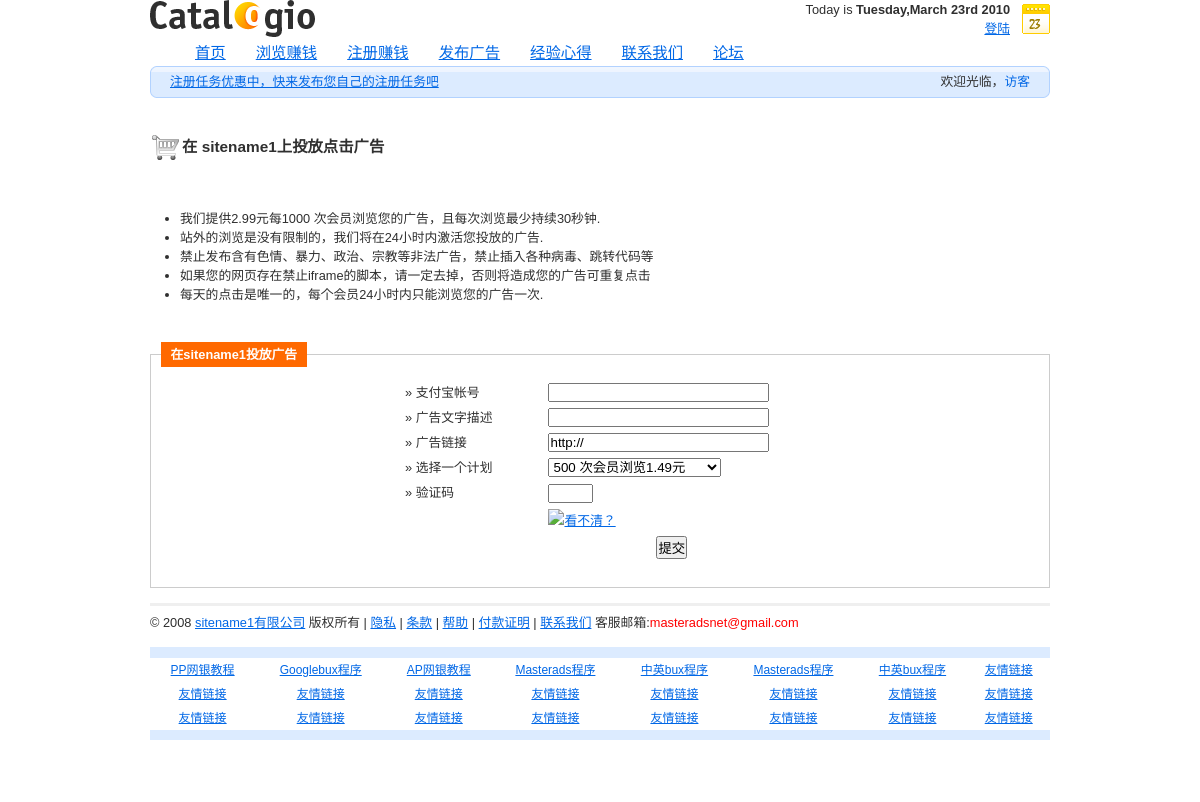
The page /advertise.php on the database its author committed.
### tables this page shows
CREATE TABLE IF NOT EXISTS `tb_site` (
  `id` varchar(11) NOT NULL DEFAULT '',
  `sitename` varchar(30) NOT NULL DEFAULT '',
  `sitepp` varchar(30) NOT NULL DEFAULT '',
  KEY `id` (`id`)
);

CREATE TABLE IF NOT EXISTS `tb_config` (
  `id` int(11) NOT NULL AUTO_INCREMENT,
  `item` varchar(15) NOT NULL DEFAULT '',
  `howmany` varchar(15) NOT NULL DEFAULT '',
  `price` varchar(150) NOT NULL DEFAULT '',
  `signupvalue` varchar(150) NOT NULL DEFAULT '',
  KEY `id` (`id`)
);

### advertise.php (the view, shortened to what this page needs)
<?php include('header.php'); ?>
        <br>
        <h3>
<img border="0" src="images/orders.gif" align="absmiddle" width="32" height="32"><span style="font-weight: bold">在
<?php include('sitename.php'); ?>
上投放点击广告</span></h3>
<br>
<ul><li>我们提供<?php include('config.php');
		$sql = "SELECT * FROM tb_config WHERE item='hits' and howmany='1000'";
		$result = mysql_query($sql);
		$row = mysql_fetch_array($result);
 echo $row["price"]; ?>元每<?php
$sql = "SELECT * FROM tb_config WHERE item='hits' and howmany='1000'";
$result = mysql_query($sql);
$row = mysql_fetch_array($result);
echo $row["howmany"];
?> 次会员浏览您的广告，且每次浏览最少持续30秒钟.</li>
<li>站外的浏览是没有限制的，我们将在24小时内激活您投放的广告.</li>
<li>禁止发布含有色情、暴力、政治、宗教等非法广告，禁止插入各种病毒、跳转代码等</li>
<li>如果您的网页存在禁止iframe的脚本，请一定去掉，否则将造成您的广告可重复点击</li>
<li>每天的点击是唯一的，每个会员24小时内只能浏览您的广告一次.
</ul>
<br>
<div align="center"><div id="form"onKeyUp="highlight(event)" onClick="highlight(event)">
<fieldset><legend>&nbsp;在<?php include('sitename.php');?>投放广告&nbsp;</legend>
<form method="post" action="advertise.php">
<table width="400" border="0" align="center">
  <tr>
    <td width="150" align="left"><p><label>» 支付宝帐号 </label></p></td>
    <td width="250" align="left"><input type="text" name="pemail" size="25" maxlength="100" autocomplete="off" class="field" value="" tabindex="1" /></td>
  </tr>
  <tr>
    <td width="150" align="left"><p><label>» 广告文字描述</label></p></td>
    <td width="250" align="left"><input type="text" name="description" size="25" maxlength="100" autocomplete="off" class="field" value="" tabindex="2" /></td>
  </tr>
  <tr>
    <td width="150" align="left"><p><label>» 广告链接</label></p></td>
    <td width="250" align="left"><input type="text" name="url" size="25" maxlength="150" autocomplete="off" class="field" value="http://" tabindex="3" /></td>
  </tr>
  <tr>
    <td width="150" align="left"><p><label>» 选择一个计划</label></p></td>
<td width="250" align="left"><select name="plan" class="combo" tabindex="4" />
<option value="<?php
$sql = "SELECT * FROM tb_config WHERE item='hits' and howmany='500'";
$result = mysql_query($sql);
$row = mysql_fetch_array($result);
echo $row["howmany"];
?>"><?php echo $row["howmany"] ?> 次会员浏览<?php echo $row["price"] ?>元</option>
</select></td>
  </tr>
  <tr>
    <td width="150" align="left"><p><label>» 验证码 </label></p></td>
    <td width="250" align="left"><input type='text' size='3' maxlength='3' name='code' autocomplete="off" class="securitycode" value="" tabindex="5" /></td>
  </tr>
  <tr>
    <td width="150" align="left">&nbsp;</td>
    <td width="250" align="left"><img id="securitycode" src="image.php?<?php echo $res; ?>" /><a id="changimg" href="javascript:change()">看不清？</a></td>
  </tr>
  <tr>
    <td width="150" align="left">&nbsp;</td>
    <td width="250" align="center"><input type="submit" value="提交" class="submit" tabindex="6" />
	</td>
  </tr>
</table>
</form>
</fieldset>
</div></div>
<?php include('footer.php'); ?>

### sitename.php (shortened to what this page needs)
<?php
$sql = "SELECT * FROM tb_site WHERE id='1'";
$result = mysql_query($sql);
$row = mysql_fetch_array($result);
echo $row["sitename"];
?>

### css/main.css (style rules this page uses)
* { margin:0; padding:0; }
body, div, span, p, a, img, ul, ol, li, table, caption, tbody, tfoot, tr, th, td, form, fieldset, legend, label, dl, dt, dd, blockquote, applet, object, h1, h2, h3, h4, h5 { border:0; }
body { padding:35px 0; background:#FFF; font:0.8em/1.5 "arial",sans-serif; color:#2F2F2F; text-align:center; }
a { color:#0067E6; }
h1, h2, h3, h4, h5, h6 { margin:15px 0 10px 0; }
h3, h4 { font-size:120%; }
p { margin:15px 0; }
table { margin:15px 0; border-collapse:collapse; border-spacing:0; font-size:100%; }
th, td { padding:3px 5px; }
ul, ol { display:block; margin:15px 0 15px 30px; }
li { display:list-item; }
fieldset { position:relative; margin:15px 0; padding:10px; border:1px solid #CCC; }
legend { position:absolute; top:-1em; margin:0; padding:3px 6px; background:#ff6900; font-size:100%; font-weight:bold; color:#FFF; }
option { background:#FFF; padding-left:15px; color:#2F2F2F; }
mem, p { margin:0 0 }

### css/print.css (style rules this page uses)
body { margin:0; padding:0; border:0; font-size:12pt; }
h1, h2, h3 { page-break-after:avoid; page-break-inside:avoid; }
table { width:100%; border-collapse:collapse; border-spacing:0; border-top:0.5pt solid #000; }
th, td { display:table-cell; border-bottom:0.5pt solid #000; }
ul, ol, dl { page-break-before:avoid }

### rows shown on the page
tb_site: sitename "sitename1 sitename1 sitename1"
tb_config: price "2.99", howmany "1000"
tb_config: plan "500 次会员浏览1.49元"

### other values the page prints
$today["weekday"] "Tuesday"
$today["month"] "March"
$today["year"] "2010"
